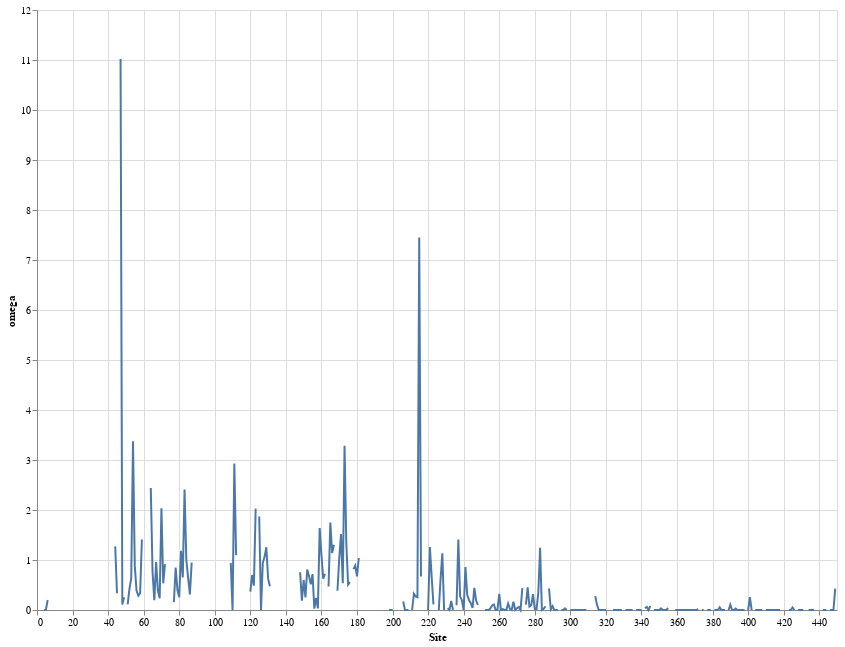

Here is the notebook cell this chart was saved with:
### Markdown cell above
## Visualizations

### Code cell
#source = df[df["omega"] < 10]
source = df

line = alt.Chart(source).mark_line().encode(
    x='Site',
    y='omega', 
).properties(
    width=800,
    height=600)

line

### Figure 1 — Vega-Lite specification as saved in the notebook (floating-point values rounded to 4 significant figures; data arrays with more than 128 entries replaced by an {"elided": "..."} marker saying what was removed)
{"config": {"view": {"continuousWidth": 400, "continuousHeight": 300}}, "data": {"name": "data-b4f228adee5ed27ecbb7ac52f5209b18"}, "mark": "line", "encoding": {"x": {"type": "quantitative", "field": "Site"}, "y": {"type": "quantitative", "field": "omega"}}, "height": 600, "width": 800, "$schema": "https://vega.github.io/schema/vega-lite/v4.8.1.json", "datasets": {"data-b4f228adee5ed27ecbb7ac52f5209b18": {"elided": "449 records"}}}
